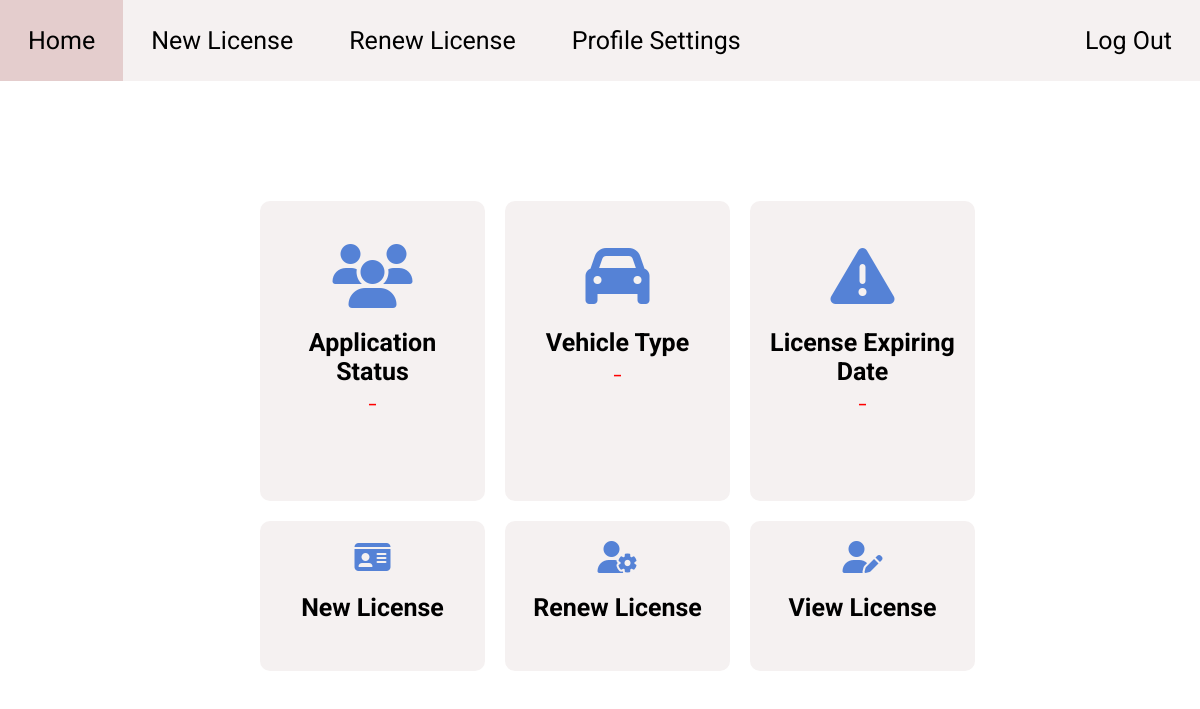
Page /php/user-dashboard.php (signed in) on the earlier database version.
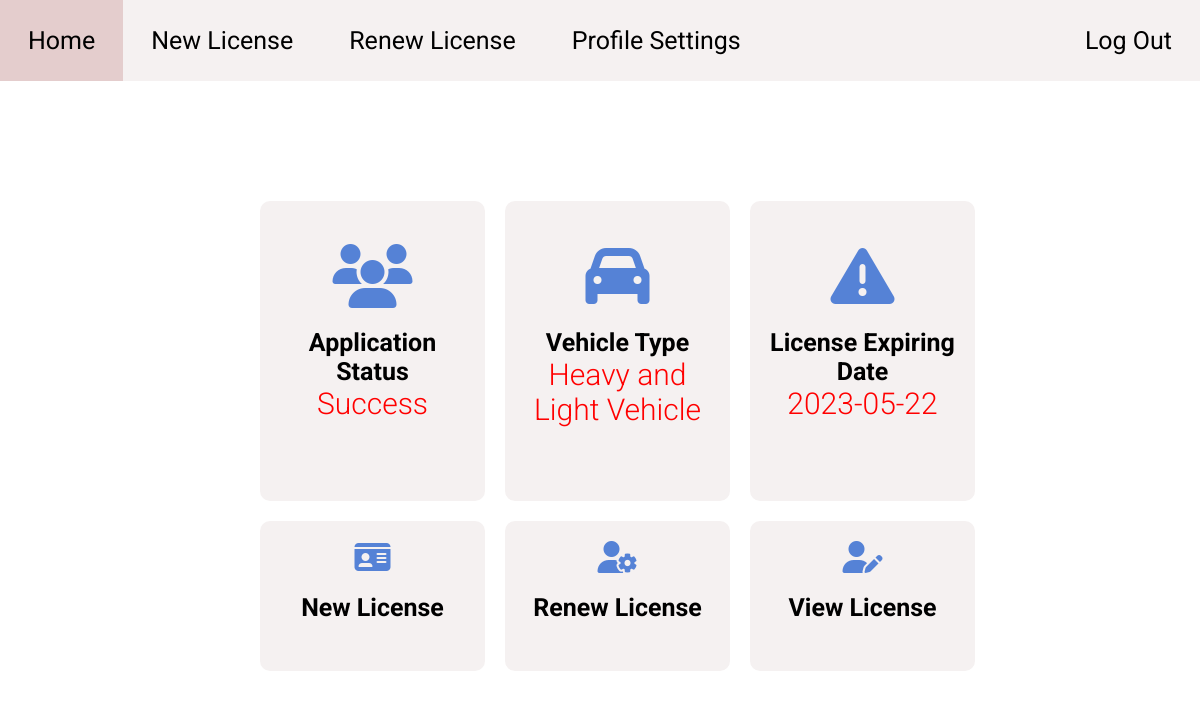
Same page on the later database version.
### tables this page shows
CREATE TABLE `application` (
  `application_id` int(11) NOT NULL,
  `user_id` int(11) DEFAULT NULL,
  `full_name` varchar(50) DEFAULT NULL,
  `address` varchar(50) DEFAULT NULL,
  `license_type` varchar(30) DEFAULT NULL,
  `photo` varchar(100) DEFAULT NULL,
  `nic` varchar(100) DEFAULT NULL,
  `birth_certificate` varchar(100) DEFAULT NULL,
  `medical_report` varchar(100) DEFAULT NULL,
  `application_status` varchar(20) DEFAULT NULL
);

CREATE TABLE `license` (
  `license_id` int(11) NOT NULL,
  `user_id` int(11) DEFAULT NULL,
  `user_name` varchar(100) DEFAULT NULL,
  `user_image` varchar(100) DEFAULT NULL,
  `license_type` varchar(30) DEFAULT NULL,
  `create_date` date DEFAULT NULL,
  `expired_date` date DEFAULT NULL
);

### php/user-dashboard.php (the view, shortened to what this page needs)
<?php
    include "../includes/config.php";
    if(isset($_SESSION['user_id'])){
        $id = $_SESSION['user_id'];
?>
<!DOCTYPE HTML>
<html>
<head>
    <link rel = "stylesheet" type = "text/css" href = "../css/driving-school-dashboard.css"/>
    <link rel="stylesheet" href="https://cdnjs.cloudflare.com/ajax/libs/font-awesome/6.1.1/css/all.min.css" />
    <link rel = "stylesheet" type = "text/css" href = "../css/driving-school-main.css"/>
</head>
<body>
    <?php include '../includes/user-navigation.php'?>
    <div class = "container">
        <div class="row">
            <div class="column column-1">
                <div class="content">
                    <?php
                        $sql1 = "SELECT * FROM Application WHERE user_id = '$id'";
                        $result1 = $conn->query($sql1);
                        if($result1->num_rows == 1){
                            $data1 = $result1->fetch_assoc();
                            $application_status = $data1['application_status'];
                        }else{
                            $application_status = "-";
                        }
                    ?>
                    <i class="fa-solid fa-users fa-4x"></i>
                    <h1>Application Status</h1>
                    <h2 id="count"><?php echo $application_status?></h2>
                </div>
            </div>
            <div class="column column-2">
                <div class="content">
                    <?php
                        $sql2 = "SELECT * FROM Application WHERE user_id = '$id'";
                        $result2 = $conn->query($sql2);
                        if($result2->num_rows == 1){
                            $data2 = $result2->fetch_assoc();
                            $license_type = $data2['license_type'];
                        }else{
                            $license_type = "-";
                        }
                    ?>
                    <i class="fa-solid fa-car fa-4x"></i>
                    <h1>Vehicle Type</h1>
                    <h2 id="count"><?php echo $license_type ?></h2>
                </div>
            </div>
            <div class="column column-3">
                <div class="content">
                    <?php
                        $sql3 = "SELECT * FROM License WHERE user_id = '$id'";
                        $result3 = $conn->query($sql3);
                        if($result3->num_rows == 1){
                            $data3 = $result3->fetch_assoc();
                            $license_expire_date = $data3['expired_date'];
                        }else{
                            $license_expire_date = "-";
                        }
                    ?>
                    <i class="fa-solid fa-exclamation-triangle fa-4x"></i>
                    <h1>License Expiring Date</h1>
                    <h2 id="count"><?php echo $license_expire_date ?></h2>
                </div>
            </div>
        </div>
        <div class="row">
            <div class="column column-4">
                <div class="shortcut">
                    <i class="fa-solid fa-id-card fa-2x"></i>
                    <h1><a href="./user-new-license.php" class="underline-animation">New License</a></h1>
                </div>
            </div>
            <div class="column column-5">
                <div class="shortcut">
                    <i class="fa-solid fa-user-gear fa-2x"></i>
                    <h1><a href="./user-renew-license.php" class="underline-animation">Renew License</a></h1>
                </div>
            </div>
            <div class="column column-6">
                <div class="shortcut">
                    <i class="fa-solid fa-user-pen fa-2x"></i>
                    <h1><a href="./user-view-license.php" class="underline-animation">View License</a></h1>
                </div>
            </div>
        </div>
    </div>
</body>
</html>
<?php
    }else{
        header('Location: ./user.php');
    }
?>

Differences in the rows shown:
added application: application_status "Success", license_type "Heavy and Light Vehicle"
added license: expired_date "2023-05-22"
Other differences:
$application_status: "-" → (not shown)
$license_type: "-" → (not shown)
$license_expire_date: "-" → (not shown)
